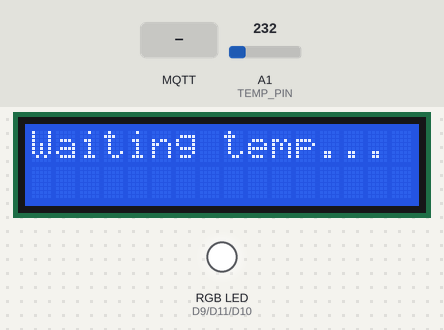
A sketch run on a simulated Arduino Uno R4 WiFi. On the bench: 16×2 character LCD, an RGB LED mixed from three pins (HIGH = lit). Inputs (shaded band) come from the test bench; at power-on: A1 (TEMP_PIN) = 232. WiFi joins after 1.5 s; servers stay silent unless stated; random numbers use the default seed unless the sketch sets one; no MQTT or app messages arrive unless stated; what the sketch prints to the serial monitor is not drawn.

Above: at 7.8 s.
7.9 s: MQTT message "5" arrives on the first subscribed topic
At 8.6 s:
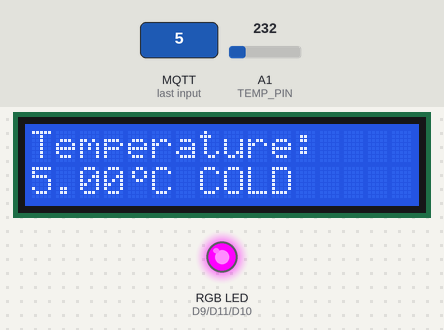
9.4 s: MQTT message "90" arrives on the first subscribed topic
At 9.7 s:
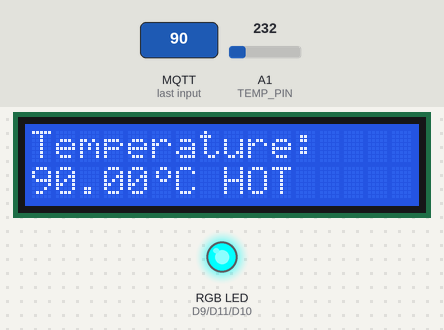
10.9 s: MQTT message "on" arrives on the first subscribed topic
At 12.1 s:
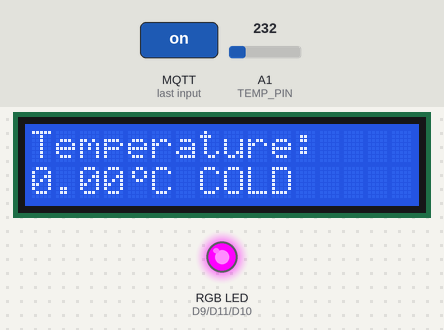
Timing chart, 0 to 13.9 s (numbered marks = the images above; inputs shaded):
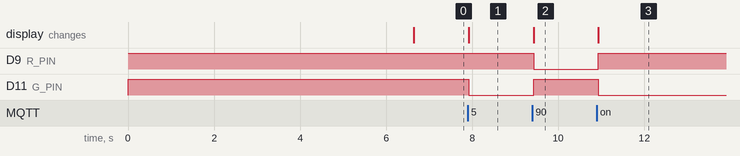

The sketch:

PC69_IOT_Temp_LCD_RGB.ino
```cpp
// =====================================================================
// สไลด์ PC69-15 "การทดลองอื่นๆ" : อุณหภูมิ -> MQTT -> LCD + RGB
//   คนส่ง (Publisher): อ่าน MCP9700 แล้ว publish อุณหภูมิทุก 1 วินาที
//   คนรับ (Subscriber): แสดงอุณหภูมิบน LCD (ทศนิยม 2 ตำแหน่ง)
//                       Color LED ร้อน = แดง  เย็น = เขียว (เกณฑ์ HOT_C)
// ไฟล์นี้ทำได้ทั้ง 2 บทบาทในบอร์ดเดียว (ทำคนเดียว ตั้ง PUBLISH_TOPIC = SUBSCRIBE_TOPIC)
//
// บอร์ด Arduino UNO R4 WiFi   ไลบรารี: MQTT (MQTTClient.h), LiquidCrystal_I2C
// วงจร MCP9700: VDD -> 5V, Vout -> A1, GND -> GND (ด้านแบนหันเข้าหาตัว)
//      LCD I2C: SDA -> A4 (SDA), SCL -> A5 (SCL), VCC -> 5V, GND -> GND
//      Color LED (Common Anode): Common -> 5V, R -> D9, B -> D10, G -> D11 (R 220–330Ω)
// =====================================================================

#include <WiFiS3.h>
#include <MQTTClient.h>
#include <Wire.h>
#include <LiquidCrystal_I2C.h>

const char WIFI_SSID[] = "iphone 80 promax";
const char WIFI_PASSWORD[] = "88888888";

const char MQTT_BROKER_ADRRESS[] = "mqtt-dashboard.com";  // หรือ "phycom.it.kmitl.ac.th"
const int MQTT_PORT = 1883;
const char MQTT_USERNAME[] = "";
const char MQTT_PASSWORD[] = "";

const char PUBLISH_TOPIC[]   = "68070180/temperature";
const char SUBSCRIBE_TOPIC[] = "68070180/temperature";

const float HOT_C = 30.0;          // มากกว่านี้ = ร้อน (แดง)  ไม่ถึง = เย็น (เขียว)
const int TEMP_PIN = A1;
const int R_PIN = 9, B_PIN = 10, G_PIN = 11;
const int PUBLISH_INTERVAL = 1000;

LiquidCrystal_I2C lcd(0x27, 16, 2);
WiFiClient network;
MQTTClient mqtt = MQTTClient(256);
unsigned long lastPublishTime = 0;

byte degreeChar[8] = {0b00110, 0b01001, 0b01001, 0b00110, 0b00000, 0b00000, 0b00000, 0b00000};   // °

void setRgb(bool r, bool g, bool b) {                  // Common Anode: LOW = ติด
  digitalWrite(R_PIN, r ? LOW : HIGH);
  digitalWrite(G_PIN, g ? LOW : HIGH);
  digitalWrite(B_PIN, b ? LOW : HIGH);
}

float readTempC() {
  // สูตรในสไลด์: Temp = 100 * (V - 1) + 50   (เท่ากับ (V - 0.5) / 0.01)
  long sum = 0;
  for (int i = 0; i < 10; i++) { sum += analogRead(TEMP_PIN); delay(2); }
  float v = (sum / 10.0) * 5.0 / 1023.0;
  return 100.0 * (v - 1.0) + 50.0;
}

void messageReceived(String &topic, String &payload) {
  Serial.println("- received " + topic + " : " + payload);
  float t = payload.toFloat();

  lcd.clear();
  lcd.setCursor(0, 0);
  lcd.print("Temperature:");
  lcd.setCursor(0, 1);
  lcd.print(t, 2);                                     // ทศนิยม 2 ตำแหน่ง
  lcd.write(byte(0));                                  // °
  lcd.print("C ");
  lcd.print(t > HOT_C ? "HOT" : "COLD");

  if (t > HOT_C) setRgb(1, 0, 0);                      // ร้อน : แดง
  else           setRgb(0, 1, 0);                      // เย็น : เขียว
}

void connectToMQTT() {
  mqtt.begin(MQTT_BROKER_ADRRESS, MQTT_PORT, network);
  mqtt.onMessage(messageReceived);
  Serial.print("Arduino UNO R4 - Connecting to MQTT broker");
  String clientId = "68070180-temp-" + String(random(0xFFFF), HEX);
  while (!mqtt.connect(clientId.c_str(), MQTT_USERNAME, MQTT_PASSWORD)) {
    Serial.print(".");
    delay(100);
  }
  Serial.println();
  mqtt.subscribe(SUBSCRIBE_TOPIC);
  Serial.println("Arduino UNO R4 - MQTT broker Connected!");
}

void setup() {
  Serial.begin(9600);
  pinMode(R_PIN, OUTPUT); pinMode(G_PIN, OUTPUT); pinMode(B_PIN, OUTPUT);
  setRgb(0, 0, 0);
  lcd.init();
  lcd.backlight();
  lcd.createChar(0, degreeChar);
  lcd.print("WiFi...");

  int status = WL_IDLE_STATUS;
  while (status != WL_CONNECTED) {
    Serial.print("Arduino UNO R4 - Attempting to connect to SSID: ");
    Serial.println(WIFI_SSID);
    status = WiFi.begin(WIFI_SSID, WIFI_PASSWORD);
    delay(5000);
  }
  Serial.print("IP Address: ");
  Serial.println(WiFi.localIP());
  randomSeed(micros());
  connectToMQTT();
  lcd.clear();
  lcd.print("Waiting temp...");
}

void loop() {
  mqtt.loop();
  if (!mqtt.connected()) connectToMQTT();

  if (millis() - lastPublishTime > PUBLISH_INTERVAL) {
    float t = readTempC();
    String val_str = String(t, 2);
    char messageBuffer[10];
    val_str.toCharArray(messageBuffer, 10);            // แบบเดียวกับสไลด์
    mqtt.publish(PUBLISH_TOPIC, messageBuffer);
    Serial.print("- sent ");
    Serial.println(messageBuffer);
    lastPublishTime = millis();
  }
}
```

Measured:
- after the input at 7.9 s, D11 (G_PIN): HIGH → LOW at once; the display: changes at once (image 1)
- after the input at 9.4 s, D9 (R_PIN): HIGH → LOW at once; D11 (G_PIN): LOW → HIGH at once; the display: changes at once (image 2)
- after the input at 10.9 s, D9 (R_PIN): LOW → HIGH at once; D11 (G_PIN): HIGH → LOW at once; the display: changes at once (image 3)
